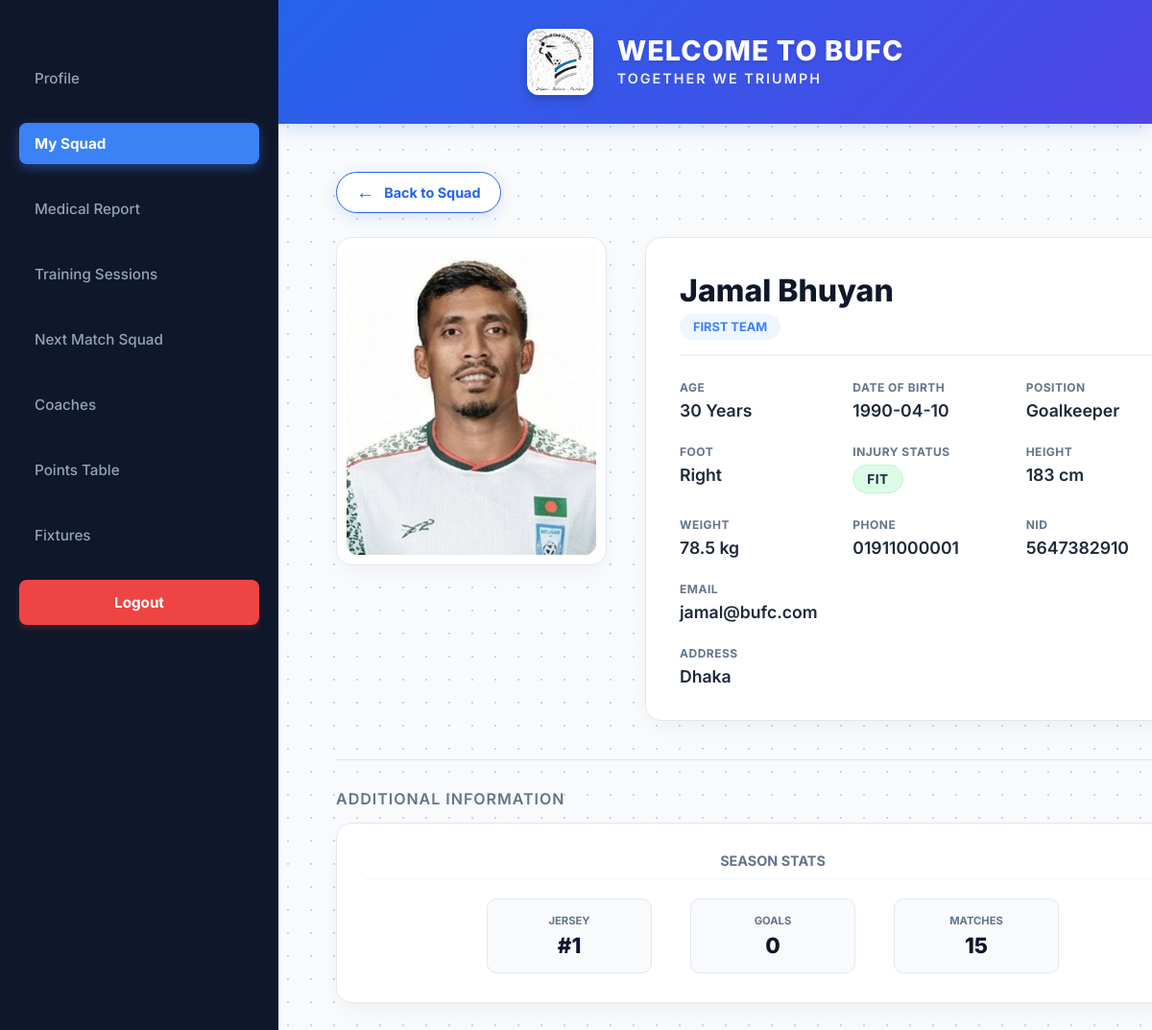
/codes/playerProfile.php?player_id=11 (signed in), run on an earlier commit of the app's database.
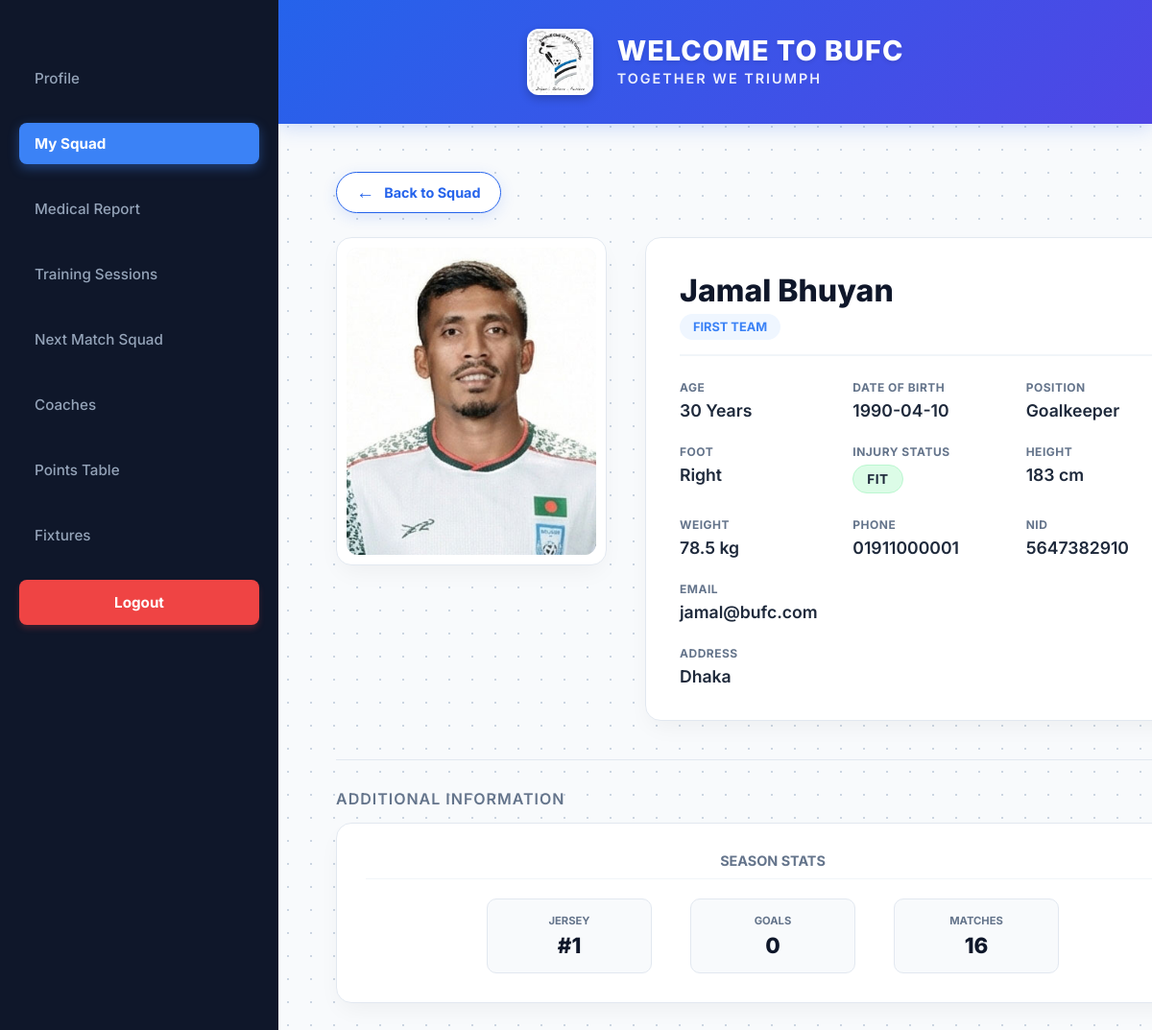
And on a later commit of the database.
### tables this page shows
CREATE TABLE `player` (
  `Player_ID` int(11) NOT NULL,
  `Position` varchar(50) DEFAULT NULL,
  `Preferred_foot` varchar(20) DEFAULT NULL,
  `Height` float DEFAULT NULL,
  `Weight` float DEFAULT NULL,
  `Current_Injury_Status` varchar(50) DEFAULT NULL
);

CREATE TABLE `users` (
  `User_ID` int(11) NOT NULL,
  `Name` varchar(100) NOT NULL,
  `Age` int(11) DEFAULT NULL,
  `NID` varchar(50) DEFAULT NULL,
  `Email` varchar(100) DEFAULT NULL,
  `Address` varchar(255) DEFAULT NULL,
  `Phone_No` varchar(20) DEFAULT NULL,
  `Date_of_Birth` date DEFAULT NULL,
  `salary` decimal(10,2) DEFAULT NULL,
  `contract_start_date` date DEFAULT NULL,
  `contract_end_date` date DEFAULT NULL,
  `Password` varchar(255) NOT NULL,
  `Role` varchar(20) NOT NULL
);

CREATE TABLE `regular_player` (
  `Regular_Player_ID` int(11) NOT NULL,
  `Jersey_No` int(11) DEFAULT NULL,
  `Goals_Scored` int(11) DEFAULT 0,
  `Matches_Played` int(11) DEFAULT 0
);

### codes/playerProfile.php (the view, shortened to what this page needs)
<?php
require_once('dbconnect.php');
$current_user_id = $_SESSION['user_id'];
$user_role = $_SESSION['user_role'];
if (isset($_GET['player_id'])) {
    $target_id = $_GET['player_id'];
} else {
    $target_id = $current_user_id;
}
$show_sensitive = false;
$query_base = "SELECT * FROM users u
               JOIN Player p ON u.User_ID = p.Player_ID
               WHERE u.User_ID = '$target_id'";
$result_base = mysqli_query($conn, $query_base);
$base = mysqli_fetch_assoc($result_base);
$spec = [];
if ($base['Role'] == 'regular_player') {
    $q = "SELECT * FROM Regular_Player WHERE Regular_Player_ID = '$target_id'";
    $spec = mysqli_fetch_assoc(mysqli_query($conn, $q));
} else {
    $q = "SELECT * FROM Scouted_Player WHERE Scouted_Player_ID = '$target_id'";
    $spec = mysqli_fetch_assoc(mysqli_query($conn, $q));
}
?>
<!DOCTYPE html>
<html lang="en">
<head>
    <link rel="stylesheet" href="playerProfile.css">
</head>
<body>
<div class="dashboard-container">
    <aside class="sidebar">
        <nav class="sidebar-nav">
            <?php if ($user_role == 'coach'): ?>
                <?php
                $squad_active = 'active';
                $scout_active = '';
                if (isset($_GET['from']) && $_GET['from'] == 'scout') {
                    $squad_active = '';
                    $scout_active = 'active';
                }
                ?>
                <a href="coachProfile.php" class="nav-item">Profile</a>
                <a href="mySquad.php" class="nav-item <?php echo $squad_active; ?>">My Squad</a>
                <a href="medicalReport.php" class="nav-item">Medical Report</a>
                <a href="trainingSessions.php" class="nav-item">Training Sessions</a>
                <a href="nextMatchSquad.php" class="nav-item">Next Match Squad</a>
                <a href="coaches.php" class="nav-item">Coaches</a>
                <a href="pointsTable.php" class="nav-item">Points Table</a>
                <a href="scoutedPlayers.php" class="nav-item <?php echo $scout_active; ?>">Scouted Players</a>
                <a href="fixtures.php" class="nav-item">Fixtures</a>
            <?php else: ?>
                <a href="playerProfile.php" class="nav-item <?php echo ($target_id == $current_user_id) ? 'active' : ''; ?>">Profile</a>
                <?php if (isset($base['Role']) && $base['Role'] == 'regular_player'): ?>
                    <a href="mySquad.php" class="nav-item <?php echo ($target_id != $current_user_id) ? 'active' : ''; ?>">My Squad</a>
                    <a href="medicalReport.php" class="nav-item">Medical Report</a>
                <?php endif; ?>
                <a href="trainingSessions.php" class="nav-item">Training Sessions</a>
                <?php if (isset($base['Role']) && $base['Role'] == 'regular_player'): ?>
                    <a href="nextMatchSquad.php" class="nav-item">Next Match Squad</a>
                    <a href="coaches.php" class="nav-item">Coaches</a>
                    <a href="pointsTable.php" class="nav-item">Points Table</a>
                    <a href="fixtures.php" class="nav-item">Fixtures</a>
                <?php endif; ?>
            <?php endif; ?>
            <a href="logout.php" class="nav-item logout-link">Logout</a>
        </nav>
    </aside>
    <div class="main-content">
        <header class="top-header">
            <div class="brand-group">
                <img src="images/bufc-logo.jpg" alt="Logo" class="header-logo">
                <div class="header-text-group">
                    <h1>WELCOME TO BUFC</h1>
                    <p class="slogan">Together We Triumph</p>
                </div>
            </div>
        </header>
        <div class="profile-container fade-in">
            <?php
            $show_back_button = false;
            $back_link = '';
            $back_text = '';
            if ($_SESSION['user_role'] == 'coach') {
                $show_back_button = true;
                if (isset($_GET['from']) && $_GET['from'] == 'scout') {
                    $back_link = 'scoutedPlayers.php';
                    $back_text = 'Back to Scouting';
                } else {
                    $back_link = 'mySquad.php';
                    $back_text = 'Back to Squad';
                }
            }
            elseif ($target_id != $current_user_id) {
                $show_back_button = true;
                $back_link = 'mySquad.php';
                $back_text = 'Back to Squad';
            }
            ?>
            <?php if ($show_back_button): ?>
            <div class="back-btn-wrapper">
                <a href="<?php echo $back_link; ?>" class="back-btn">
                    <span>&#8592;</span> <?php echo $back_text; ?>
                </a>
            </div>
            <?php endif; ?>
            <div class="top-section">
                <div class="photo-box">
                    <div class="photo-placeholder">
                        <img src="images/players/<?php echo $target_id; ?>.jpg" alt="No Photo" onerror="this.style.display='none'; this.parentNode.innerText='Photo'">
                    </div>
                </div>
                <div class="details-box">
                    <div class="details-header">
                        <div class="header-left-group">
                            <h2 class="player-name"><?php echo htmlspecialchars($base['Name']); ?></h2>
                            <?php if ($base['Role'] == 'regular_player'): ?>
                                <span class="role-pill">First Team</span>
                            <?php else: ?>
                                <span class="role-pill status-<?php echo strtolower($spec['Application_Status']); ?>">
                                <?php echo htmlspecialchars($spec['Application_Status']); ?></span>
                            <?php endif; ?>
                        </div>
                    </div>
                    <div class="info-grid">
                        <div class="info-item"><label>Age</label><div class="val"><?php echo htmlspecialchars($base['Age']); ?> Years</div></div>
                        <div class="info-item"><label>Date of Birth</label><div class="val"><?php echo htmlspecialchars($base['Date_of_Birth']); ?></div></div>
                        <div class="info-item"><label>Position</label><div class="val"><?php echo htmlspecialchars($base['Position']); ?></div></div>
                        <div class="info-item"><label>Foot</label><div class="val"><?php echo htmlspecialchars($base['Preferred_foot']); ?></div></div>
                        <div class="info-item">
                            <label>Injury Status</label>
                            <div class="val status-<?php echo strtolower(str_replace(' ', '-', $base['Current_Injury_Status'])); ?>">
                                <?php echo htmlspecialchars($base['Current_Injury_Status']); ?>
                            </div>
                        </div>
                        <div class="info-item"><label>Height</label><div class="val"><?php echo htmlspecialchars($base['Height']); ?> cm</div></div>
                        <div class="info-item"><label>Weight</label><div class="val"><?php echo htmlspecialchars($base['Weight']); ?> kg</div></div>
                        <div class="info-item"><label>Phone</label><div class="val"><?php echo htmlspecialchars($base['Phone_No']); ?></div></div>
                        <div class="info-item"><label>NID</label><div class="val"><?php echo $base['NID'] ? htmlspecialchars($base['NID']) : 'N/A'; ?></div></div>
                        <div class="info-item full"><label>Email</label><div class="val"><?php echo htmlspecialchars($base['Email']); ?></div></div>
                        <div class="info-item full"><label>Address</label><div class="val"><?php echo $base['Address'] ? htmlspecialchars($base['Address']) : 'N/A'; ?></div></div>
                    </div>
                </div>
            </div>
            <hr class="divider-line">
            <div class="bottom-section">
                <h3>Additional Information</h3>
                <?php if ($base['Role'] == 'scouted_player'): ?>
                    <div class="info-content">
                        <div class="data-row"><span class="data-label">Experience:</span> <?php echo $spec['Scouted_Player_Experience']; ?></div>
                        <div class="data-row"><span class="data-label">Previous Club:</span> <?php echo $spec['Scouted_Player_Previous_Club']; ?></div>
                        <div class="bio-box"><label>Bio</label><p>"<?php echo htmlspecialchars($spec['Bio']); ?>"</p></div>
                    </div>
                <?php else: ?>
                    <div class="split-grid <?php echo !$show_sensitive ? 'single-col' : ''; ?>">
                        <div class="info-content">
                            <h4 class="box-title">Season Stats</h4>
                            <div class="stats-row">
                                <div class="stat-pill">
                                    <span class="lbl">Jersey</span>
                                    <span class="num">#<?php echo $spec['Jersey_No']; ?></span>
                                </div>
                                <div class="stat-pill">
                                    <span class="lbl">Goals</span>
                                    <span class="num"><?php echo $spec['Goals_Scored']; ?></span>
                                </div>
                                <div class="stat-pill">
                                    <span class="lbl">Matches</span>
                                    <span class="num"><?php echo $spec['Matches_Played']; ?></span>
                                </div>
                            </div>
                        </div>
                    </div>
                <?php endif; ?>
            </div>
        </div>
    </div>
    </body>
</html>

What changed in the data, as far as the page shows it:
changed regular_player: Matches_Played "15" → "16"
